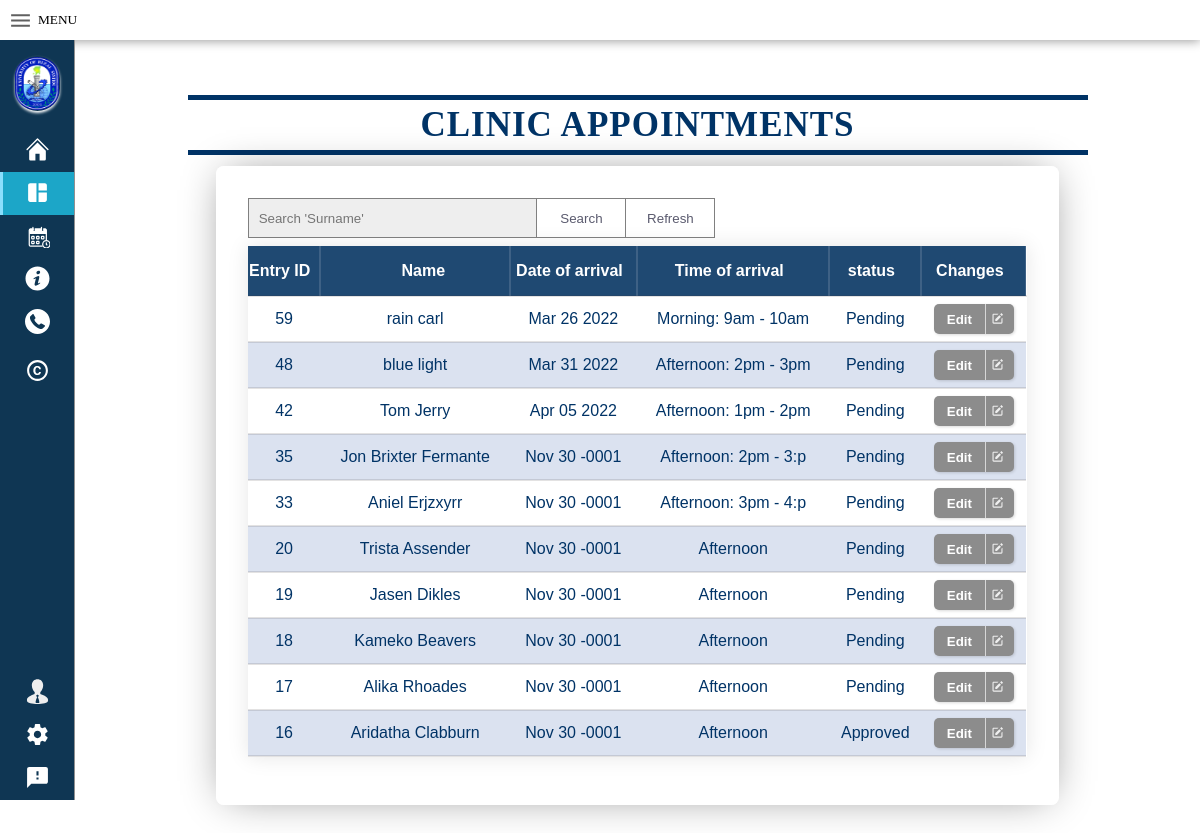
/Clinic_appointment_list.php, run on an earlier commit of the app's database.
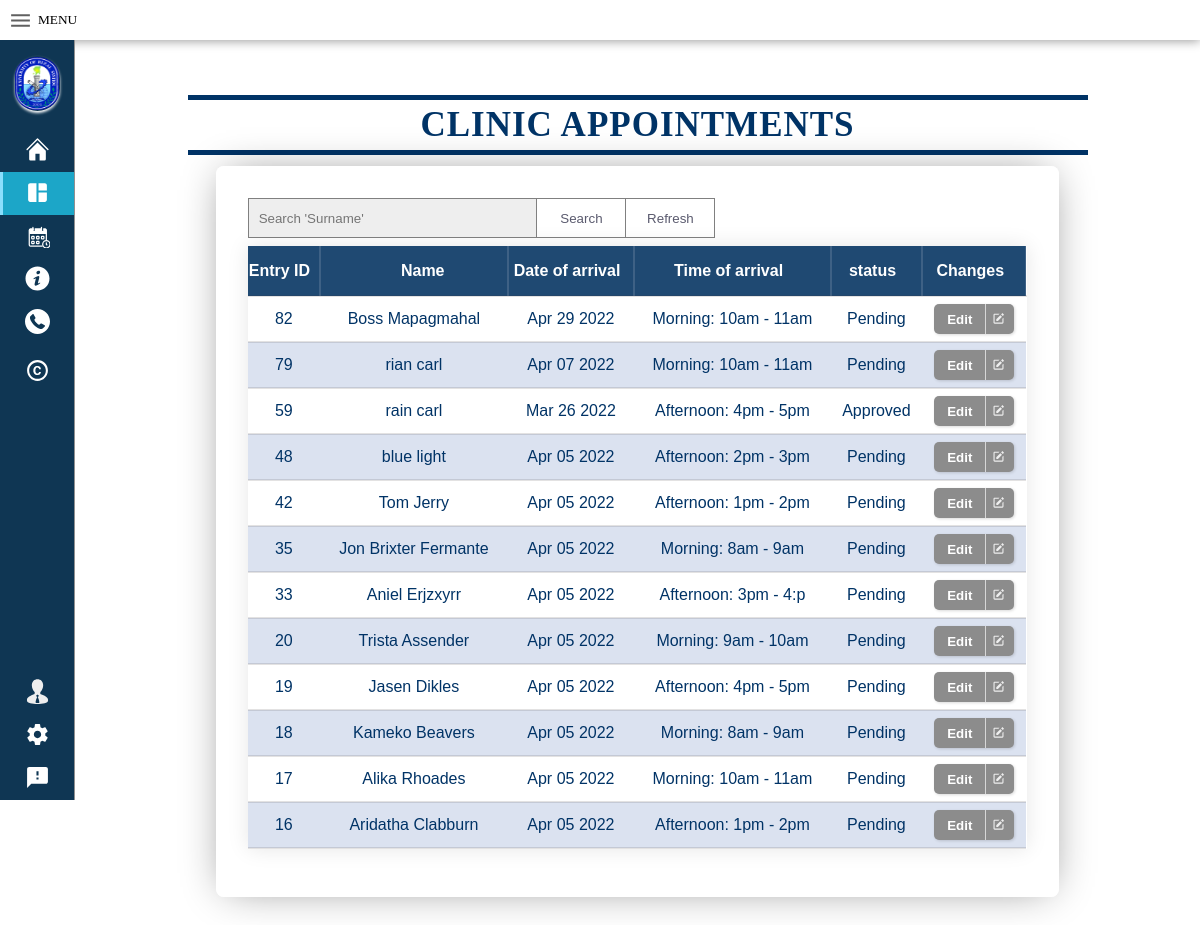
And on a later commit of the database.
### tables this page shows
CREATE TABLE `stakeholders` (
  `id` int(11) NOT NULL,
  `first_name` varchar(20) NOT NULL,
  `last_name` varchar(20) NOT NULL,
  `category` varchar(50) NOT NULL,
  `address` varchar(20) NOT NULL,
  `contact_No` varchar(11) NOT NULL,
  `email` varchar(50) NOT NULL,
  `time` varchar(20) NOT NULL,
  `office` varchar(20) NOT NULL,
  `purpose_of_appoint` varchar(100) NOT NULL,
  `status` varchar(20) NOT NULL,
  `date` date NOT NULL,
  `validity_of_QR` date NOT NULL,
  `added_at` datetime NOT NULL DEFAULT current_timestamp()
);

### Clinic_appointment_list.php (the view, shortened to what this page needs)
<?php
$con = connection();
$sql = "SELECT * FROM stakeholders   WHERE office ='Clinic' ORDER BY id DESC";
?>
<!DOCTYPE html>
<html>
<head>
  <link rel="stylesheet" type="text/css" href="CSS/index.css"></link>
  <link rel="stylesheet" type="text/css" href="CSS/view_appointment.css"></link>
</head>
<body>
  <header class="header">
        <button class="menu-icon-btn" data-menu-icon-btn>
          <svg viewBox="0 0 24 24" preserveAspectRatio="xMidYMid meet" focusable="false" class="menu-icon"><g ><path d="M3 18h18v-2H3v2zm0-5h18v-2H3v2zm0-7v2h18V6H3z"></path></g></svg>
          <div class="menu"> MENU</div>  </button>
      <div class="Welcome"><h1> Welcome to University of Rizal System Morong</h1></h1></div>
    </header>
        <div class="container">
        <aside class="sidebar" data-sidebar>
          <div class="top-sidebar">
            <a href="#" class="channel-logo"><img src="Picture/urslogo.png" alt="URS Logo" ></a>
          </div>
          <div class="middle-sidebar">
            <ul class="sidebar-list">
              <li class="sidebar-list-item ">
                <a href="#" class="sidebar-link" onclick="window.location.href='index.php '">
                </a>
              </li>
              <li class="sidebar-list-item active">
                <a href="#" class="sidebar-link" onclick="window.location.href='Dashboard.php'">
                  <svg  class="sidebar-icon" viewBox="0 0 24 24" preserveAspectRatio="xMidYMid meet" focusable="false" >
                      <path fill="currentColor" d="M11 21H5c-1.1 0-2-.9-2-2V5c0-1.1.9-2 2-2h6v18zm2 0h6c1.1 0 2-.9 2-2v-7h-8v9zm8-11V5c0-1.1-.9-2-2-2h-6v7h8z"/>
                    </svg>
                </a>
              </li>
              <li class="sidebar-list-item">
                <a href="#" class="sidebar-link" onclick="window.location.href='Schedule.php'">
                </a>
              </li>
              <li class="sidebar-list-item" onclick="window.location.href='About.php'">
                <a href="#" class="sidebar-link">
                </a>
              </li>
              <li class="sidebar-list-item" onclick="window.location.href='Contact.php'">
                <a href="#" class="sidebar-link">
                </a>
              </li>
              <li class="sidebar-list-item">
                <a href="#" class="sidebar-link">
                </a>
              </li>
            </ul>
          </div>
          <div class="bottom-sidebar">
            <ul class="sidebar-list">
              <li class="sidebar-list-item">
                <a href="#" class="sidebar-link" onclick="window.location.href='Login.php'">
                </a>
              </li>
              <li class="sidebar-list-item">
                <a href="#" class="sidebar-link">
                </a>
              </li>
              <li class="sidebar-list-item">
                <a href="#" class="sidebar-link">
                  <svg viewBox="0 0 24 24" preserveAspectRatio="xMidYMid meet" focusable="false" class="sidebar-icon"><g>
                      <path  fill="currentColor" d="M20 2H4c-1.1 0-1.99.9-1.99 2L2 22l4-4h14c1.1 0 2-.9 2-2V4c0-1.1-.9-2-2-2zm-7 12h-2v-2h2v2zm0-4h-2V6h2v4z"></path>
                    </g></svg>
                </a>
              </li>
            </ul>
          </div>
        </aside>
        <div class="view-appoint">
          <div class="txt">Clinic Appointments</div>
          <div class="container-view-appointment">
                <?php
                   $client = $con->query($sql);
                   $row = $client->fetch_assoc();
                ?></div>
                 <form action="#form" method="get">
                <div class="search-con">
                  <input type="text" name="search" id="search" placeholder="Search 'Surname'">
                  <button type="submit" class="search-btn"  onclick="changeTxt()" id="changetxt" >Search</button>
                  <button type="refresh" class="refresh-btn"   >Refresh</button>
                </div>
                </form>
            <table>
                <thead>
                  <tr>
                    <th>Entry ID</th>
                    <th Class="name"> Name    </th>
                    <th>Date of arrival</th>
                    <th>Time of arrival</th>
                    <th>status</th>
                    <th>Changes</th>
                  </tr>
                </thead>
                <tbody>
                <?php do{?>
                  <tr class="data">
                    <td> <?php echo $row['id'];?> </td>
                    <td Class="tdname"> <?php echo $row['first_name'];?>
                         <?php echo $row['last_name'];?></td>
                    <td  pattern="mm/dd/yyyy">   <?php $orgDate =  $row['date'];
                                                          $newDate = new DateTime($orgDate);
                                                            echo $newDate->format('M d Y');
                                                    ?></td>
                    <td> <?php echo $row['time'];?></td>
                    <td> <?php echo $row['status'];?></td>
                    <td Class="details">
                        <button class="noselect" onclick="window.location.href='Login_entry.php?ID=<?php echo $row['id'];?>'"><span class='text'>Edit</span>
                        <span class="icon"></span></button>
                        </td>
                  </tr>
                <?php }while($row = $client->fetch_assoc()); ?>
                </tbody>
            </table>
          </div>
        </div>
      </div>
</body>
</html>

### CSS/index.css (style rules this page uses)
body { height: auto; margin: 0; padding:0; font-family: "Montserrat"; }
*, *::before, *::after { box-sizing: border-box; }
:root { --accent-color: #89DFFD; --lightest-gray: rgb(244, 244, 244); --light-gray: rgb(144, 144, 144); --medium-gray: rgb(96, 96, 96); --dark-gray: rgb(13, 13, 13); --header-height: 40px; --animation-duration: 200ms; --animation-timing-curve: ease-in-out; }
.header { display: flex; align-items: center; position: sticky; top: 0; background-color: white; box-shadow: 0 1px 10px 0 rgba(0, 0, 0, .4); padding: 0 .5rem; height: var(--header-height); }
.Welcome { font-family: "Montserrat"; text-align: center; color: #FFF; display: flex; flex-direction: column; align-items: center; justify-content: center; letter-spacing: 1px; margin: 0 auto; }
h1 { background-image: url(https://media.giphy.com/media/26BROrSHlmyzzHf3i/giphy.gif); background-size: cover; color: transparent; -moz-background-clip: text; -webkit-background-clip: text; text-transform: uppercase; font-size: 20px; line-height: .75; margin: 30px 0; }
.menu { line-height: 20px; margin-left: 5px; cursor: pointer; }
.menu-icon-btn { background: none; border: none; padding: 0; margin: 0; align-items: center; font-family: "Montserrat"; display: flex; }
.menu-icon { width: 25px; height: 25px; fill: var(--medium-gray); cursor: pointer; }
.sidebar { flex-shrink: 0; overflow: hidden; width: 75px; border-right: 1px solid var(--light-gray); display: flex; flex-direction: column; height: calc(100vh - var(--header-height)); padding-top: 1rem; align-items: center; justify-content: stretch; transition: width var(--animation-duration) var(--animation-timing-curve); position: sticky; left: 0; top: var(--header-height); background-color: #0F3653; }
.sidebar .top-sidebar { display: flex; flex-direction: column; align-items: center; }
.sidebar .channel-logo { display: block; width: 45px; height: 55px; transition: var(--animation-duration) var(--animation-timing-curve); background-color: transparent; -webkit-box-shadow: 0 0 15px -5px white; -moz-box-shadow: 0 0 15px -5px white; box-shadow:0 2px 3px 0 white; border-radius: 38px; }
.sidebar .channel-logo > img { width: 97%; height: 97%; margin:1.5%; }
.middle-sidebar { overflow-y: auto; overflow-x: hidden; flex-grow: 1; margin: 2.7rem 0; box-sizing: border-box; }
.middle-sidebar, .bottom-sidebar { width: 100%; }
.container { display: flex; box-sizing: border-box; }
.sidebar-list { margin: 0; padding: 0; display: flex; flex-direction: column; align-items: center; list-style: none; }
.sidebar-icon { width: 25px; height: 25px; flex-shrink: 0; }
.sidebar-link { display: flex; width: 100%; padding: .5rem 0; color: white; text-decoration: none; align-items: center; padding-left: 25px; }
.sidebar-list-item { position: relative; width: 100%; color: lightgrey; }
.sidebar-list-item.active { fill: var(--accent-color); background-color: #1CA6C8; }
.sidebar-list-item.active::before { content: ""; background-color: var(--accent-color); height: 100%; left: 0; width: 3px; position: absolute; }
.sidebar .top-sidebar { height: 30px; transition: height var(--animation-duration) var(--animation-timing-curve); }
li { padding-bottom: 2px; }

What changed in the data, as far as the page shows it:
added stakeholders: id "82", first_name "Boss", last_name "Mapagmahal", date "Apr 29 2022", time "Morning: 10am - 11am", status "Pending"
added stakeholders: id "79", first_name "rian", last_name "carl", date "Apr 07 2022", time "Morning: 10am - 11am", status "Pending"
changed stakeholders "rain": time "Morning: 9am - 10am" → "Afternoon: 4pm - 5pm"; status "Pending" → "Approved"
changed stakeholders "blue": date "Mar 31 2022" → "Apr 05 2022"
changed stakeholders "Jon Brixter": date "Nov 30 -0001" → "Apr 05 2022"; time "Afternoon: 2pm - 3:p" → "Morning: 8am - 9am"
changed stakeholders "Aniel": date "Nov 30 -0001" → "Apr 05 2022"
changed stakeholders "Trista": date "Nov 30 -0001" → "Apr 05 2022"; time "Afternoon" → "Morning: 9am - 10am"
changed stakeholders "Jasen": date "Nov 30 -0001" → "Apr 05 2022"; time "Afternoon" → "Afternoon: 4pm - 5pm"
changed stakeholders "Kameko": date "Nov 30 -0001" → "Apr 05 2022"; time "Afternoon" → "Morning: 8am - 9am"
changed stakeholders "Alika": date "Nov 30 -0001" → "Apr 05 2022"; time "Afternoon" → "Morning: 10am - 11am"
changed stakeholders "Aridatha": date "Nov 30 -0001" → "Apr 05 2022"; time "Afternoon" → "Afternoon: 1pm - 2pm"; status "Approved" → "Pending"
